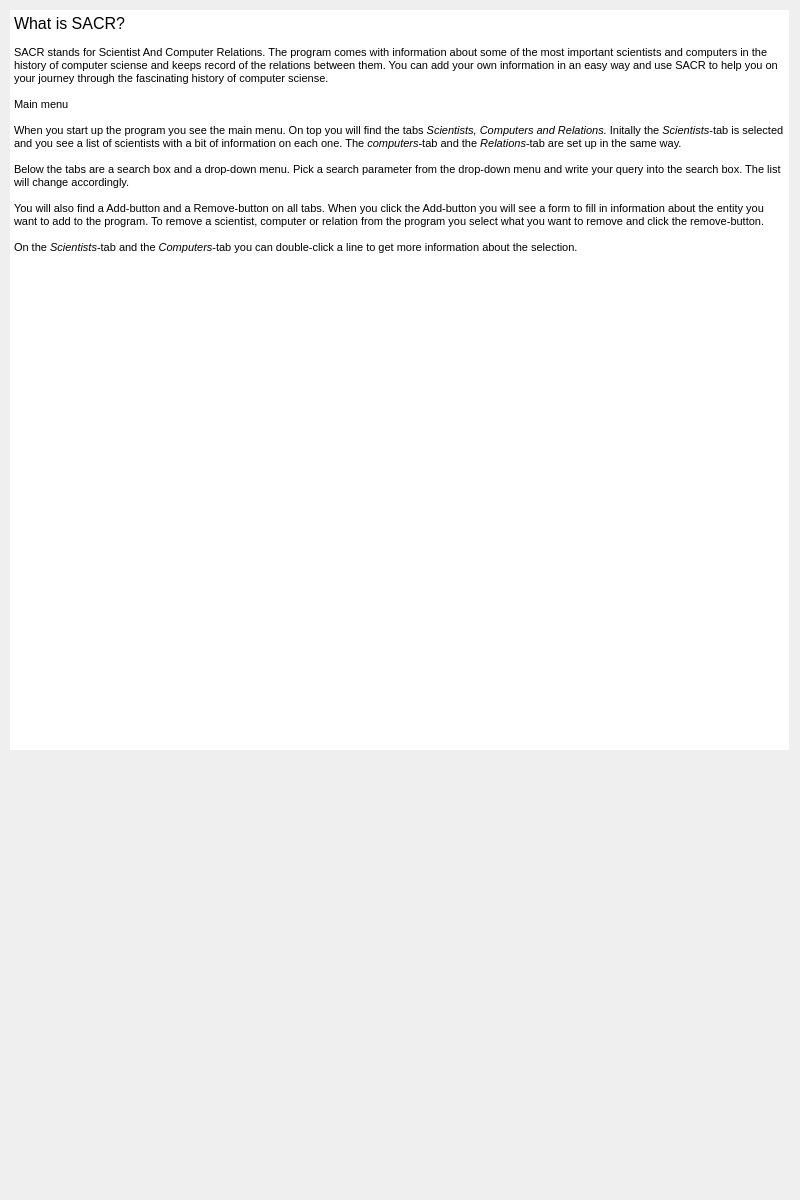
<?xml version="1.0" encoding="UTF-8"?>
<ui version="4.0">
 <class>UserManual</class>
 <widget class="QDialog" name="UserManual">
  <property name="geometry">
   <rect>
    <x>0</x>
    <y>0</y>
    <width>800</width>
    <height>1200</height>
   </rect>
  </property>
  <property name="sizePolicy">
   <sizepolicy hsizetype="Fixed" vsizetype="Expanding">
    <horstretch>0</horstretch>
    <verstretch>0</verstretch>
   </sizepolicy>
  </property>
  <property name="minimumSize">
   <size>
    <width>600</width>
    <height>600</height>
   </size>
  </property>
  <property name="windowTitle">
   <string>Dialog</string>
  </property>
  <widget class="QTextBrowser" name="userManualText">
   <property name="geometry">
    <rect>
     <x>10</x>
     <y>10</y>
     <width>779</width>
     <height>740</height>
    </rect>
   </property>
   <property name="frameShape">
    <enum>QFrame::NoFrame</enum>
   </property>
   <property name="html">
    <string>&lt;!DOCTYPE HTML PUBLIC &quot;-//W3C//DTD HTML 4.0//EN&quot; &quot;http://www.w3.org/TR/REC-html40/strict.dtd&quot;&gt;
&lt;html&gt;&lt;head&gt;&lt;meta name=&quot;qrichtext&quot; content=&quot;1&quot; /&gt;&lt;style type=&quot;text/css&quot;&gt;
p, li { white-space: pre-wrap; }
&lt;/style&gt;&lt;/head&gt;&lt;body style=&quot; font-family:'MS Shell Dlg 2'; font-size:8.25pt; font-weight:400; font-style:normal;&quot;&gt;
&lt;p style=&quot; margin-top:0px; margin-bottom:0px; margin-left:0px; margin-right:0px; -qt-block-indent:0; text-indent:0px;&quot;&gt;&lt;span style=&quot; font-size:12pt;&quot;&gt;What is SACR?&lt;/span&gt;&lt;/p&gt;
&lt;p style=&quot;-qt-paragraph-type:empty; margin-top:0px; margin-bottom:0px; margin-left:0px; margin-right:0px; -qt-block-indent:0; text-indent:0px; font-size:8pt;&quot;&gt;&lt;br /&gt;&lt;/p&gt;
&lt;p style=&quot; margin-top:0px; margin-bottom:0px; margin-left:0px; margin-right:0px; -qt-block-indent:0; text-indent:0px;&quot;&gt;&lt;span style=&quot; font-size:8pt;&quot;&gt;SACR stands for Scientist And Computer Relations. The program comes with information about some of the most important scientists and computers in the history of computer sciense and keeps record of the relations between them. You can add your own information in an easy way and use SACR to help you on your journey through the fascinating history of computer sciense.&lt;/span&gt;&lt;/p&gt;
&lt;p style=&quot;-qt-paragraph-type:empty; margin-top:0px; margin-bottom:0px; margin-left:0px; margin-right:0px; -qt-block-indent:0; text-indent:0px; font-size:8pt;&quot;&gt;&lt;br /&gt;&lt;/p&gt;
&lt;p style=&quot; margin-top:0px; margin-bottom:0px; margin-left:0px; margin-right:0px; -qt-block-indent:0; text-indent:0px;&quot;&gt;&lt;span style=&quot; font-size:8pt;&quot;&gt;Main menu&lt;/span&gt;&lt;/p&gt;
&lt;p style=&quot;-qt-paragraph-type:empty; margin-top:0px; margin-bottom:0px; margin-left:0px; margin-right:0px; -qt-block-indent:0; text-indent:0px; font-size:8pt;&quot;&gt;&lt;br /&gt;&lt;/p&gt;
&lt;p style=&quot; margin-top:0px; margin-bottom:0px; margin-left:0px; margin-right:0px; -qt-block-indent:0; text-indent:0px;&quot;&gt;&lt;span style=&quot; font-size:8pt;&quot;&gt;When you start up the program you see the main menu. On top you will find the tabs &lt;/span&gt;&lt;span style=&quot; font-size:8pt; font-style:italic;&quot;&gt;Scientists, Computers and Relations. &lt;/span&gt;&lt;span style=&quot; font-size:8pt;&quot;&gt;Initally the &lt;/span&gt;&lt;span style=&quot; font-size:8pt; font-style:italic;&quot;&gt;Scientists&lt;/span&gt;&lt;span style=&quot; font-size:8pt;&quot;&gt;-tab is selected and you see a list of scientists with a bit of information on each one. The &lt;/span&gt;&lt;span style=&quot; font-size:8pt; font-style:italic;&quot;&gt;computers&lt;/span&gt;&lt;span style=&quot; font-size:8pt;&quot;&gt;-tab and the &lt;/span&gt;&lt;span style=&quot; font-size:8pt; font-style:italic;&quot;&gt;Relations&lt;/span&gt;&lt;span style=&quot; font-size:8pt;&quot;&gt;-tab are set up in the same way.&lt;/span&gt;&lt;/p&gt;
&lt;p style=&quot;-qt-paragraph-type:empty; margin-top:0px; margin-bottom:0px; margin-left:0px; margin-right:0px; -qt-block-indent:0; text-indent:0px;&quot;&gt;&lt;br /&gt;&lt;/p&gt;
&lt;p style=&quot; margin-top:0px; margin-bottom:0px; margin-left:0px; margin-right:0px; -qt-block-indent:0; text-indent:0px;&quot;&gt;&lt;span style=&quot; font-size:8pt;&quot;&gt;Below the tabs are a search box and a drop-down menu. Pick a search parameter from the drop-down menu and write your query into the search box. The list will change accordingly.&lt;/span&gt;&lt;/p&gt;
&lt;p style=&quot;-qt-paragraph-type:empty; margin-top:0px; margin-bottom:0px; margin-left:0px; margin-right:0px; -qt-block-indent:0; text-indent:0px; font-size:8pt;&quot;&gt;&lt;br /&gt;&lt;/p&gt;
&lt;p style=&quot; margin-top:0px; margin-bottom:0px; margin-left:0px; margin-right:0px; -qt-block-indent:0; text-indent:0px;&quot;&gt;&lt;span style=&quot; font-size:8pt;&quot;&gt;You will also find a Add-button and a Remove-button on all tabs. When you click the Add-button you will see a form to fill in information about the entity you want to add to the program. To remove a scientist, computer or relation from the program you select what you want to remove and click the remove-button.&lt;/span&gt;&lt;/p&gt;
&lt;p style=&quot;-qt-paragraph-type:empty; margin-top:0px; margin-bottom:0px; margin-left:0px; margin-right:0px; -qt-block-indent:0; text-indent:0px; font-size:8pt;&quot;&gt;&lt;br /&gt;&lt;/p&gt;
&lt;p style=&quot; margin-top:0px; margin-bottom:0px; margin-left:0px; margin-right:0px; -qt-block-indent:0; text-indent:0px;&quot;&gt;&lt;span style=&quot; font-size:8pt;&quot;&gt;On the &lt;/span&gt;&lt;span style=&quot; font-size:8pt; font-style:italic;&quot;&gt;Scientists&lt;/span&gt;&lt;span style=&quot; font-size:8pt;&quot;&gt;-tab and the &lt;/span&gt;&lt;span style=&quot; font-size:8pt; font-style:italic;&quot;&gt;Computers&lt;/span&gt;&lt;span style=&quot; font-size:8pt;&quot;&gt;-tab you can double-click a line to get more information about the selection.&lt;/span&gt;&lt;/p&gt;
&lt;p style=&quot;-qt-paragraph-type:empty; margin-top:0px; margin-bottom:0px; margin-left:0px; margin-right:0px; -qt-block-indent:0; text-indent:0px; font-size:8pt;&quot;&gt;&lt;br /&gt;&lt;/p&gt;
&lt;p style=&quot;-qt-paragraph-type:empty; margin-top:0px; margin-bottom:0px; margin-left:0px; margin-right:0px; -qt-block-indent:0; text-indent:0px; font-size:8pt;&quot;&gt;&lt;br /&gt;&lt;/p&gt;&lt;/body&gt;&lt;/html&gt;</string>
   </property>
  </widget>
  <widget class="QLabel" name="inputLogoUM">
   <property name="geometry">
    <rect>
     <x>600</x>
     <y>10</y>
     <width>194</width>
     <height>61</height>
    </rect>
   </property>
   <property name="text">
    <string/>
   </property>
   <property name="alignment">
    <set>Qt::AlignRight|Qt::AlignTrailing|Qt::AlignVCenter</set>
   </property>
  </widget>
 </widget>
 <resources/>
 <connections/>
</ui>
